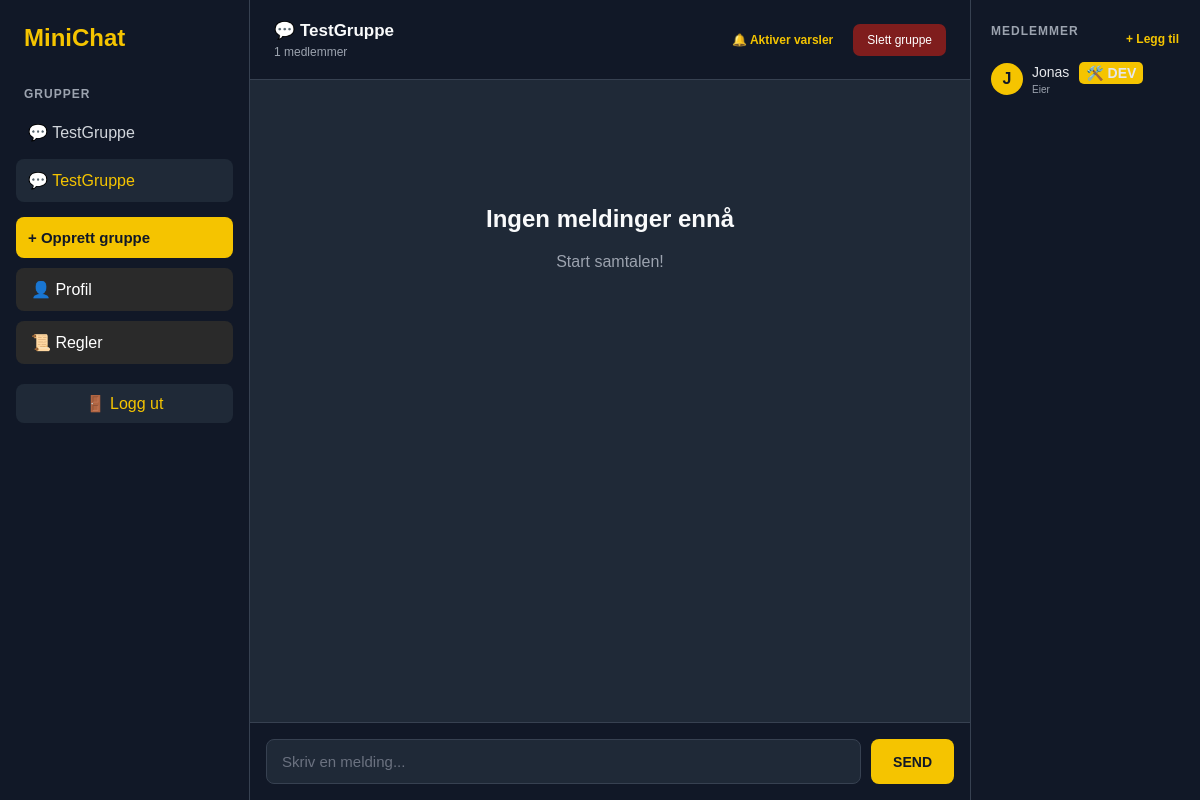
/group/6 (signed in), run on the app's committed database.
### tables this page shows
CREATE TABLE groups (
    id INTEGER PRIMARY KEY AUTOINCREMENT,
    name TEXT NOT NULL,
    owner_id INTEGER
);

CREATE TABLE users (
    id INTEGER PRIMARY KEY AUTOINCREMENT,
    username TEXT UNIQUE NOT NULL,
    password TEXT NOT NULL
, display_name TEXT, bio TEXT DEFAULT '', created_at TEXT, is_dev INTEGER DEFAULT 0);

### app.py (the view)
@app.route("/group/<int:group_id>")
def group(group_id):
    if "user_id" not in session:
        return redirect(url_for("login"))
    connection = get_database()
    membership = connection.execute("""
        SELECT *
        FROM group_members
        WHERE group_id = ? AND user_id = ?
    """, (group_id, session["user_id"])).fetchone()
    if not membership:
        connection.close()
        return redirect(url_for("home"))
    selected_group = connection.execute("""
        SELECT *
        FROM groups
        WHERE id = ?
    """, (group_id,)).fetchone()
    if not selected_group:
        connection.close()
        return redirect(url_for("home"))
    groups = connection.execute("""
        SELECT groups.*
        FROM groups
        JOIN group_members
        ON groups.id = group_members.group_id
        WHERE group_members.user_id = ?
        ORDER BY groups.name
    """, (session["user_id"],)).fetchall()
    messages = connection.execute("""
        SELECT
            messages.id,
            messages.content,
            messages.created_at,
            messages.user_id,
            messages.edited,
            users.username
        FROM messages
        JOIN users
        ON messages.user_id = users.id
        WHERE messages.group_id = ?
        ORDER BY messages.id ASC
    """, (group_id,)).fetchall()
    members = connection.execute("""
        SELECT
            users.id,
            users.username,
            users.is_dev
        FROM users
        JOIN group_members
        ON users.id = group_members.user_id
        WHERE group_members.group_id = ?
        ORDER BY users.username
    """, (group_id,)).fetchall()
    connection.close()
    return render_template(
        "index.html",
        username=session["username"],
        groups=groups,
        selected_group=selected_group,
        messages=messages,
        members=members
    )

### app.py (called while the page is built)
def get_database():
    connection = sqlite3.connect("database.db")
    connection.row_factory = sqlite3.Row
    return connection

### templates/index.html (shortened to what this page needs)
<!DOCTYPE html>
<html lang="no">
<head>
    <link
        rel="stylesheet"
        href="{{ url_for('static', filename='style.css') }}"
    >
</head>
<body data-user-id="{{ session['user_id'] }}">
<div class="app">
    <aside class="sidebar">
        <h1>MiniChat</h1>
        <h3>GRUPPER</h3>
        <div class="groups">
            {% if groups %}
                {% for group in groups %}
                    <a
                        href="{{ url_for('group', group_id=group['id']) }}"
                        class="group-button {% if selected_group and selected_group['id'] == group['id'] %}active{% endif %}"
                    >
                        💬 {{ group["name"] }}
                    </a>
                {% endfor %}
            {% else %}
                <p class="no-groups">
                    Du er ikke med i noen grupper.
                </p>
            {% endif %}
        </div>
        <button
            class="create-group-button"
            onclick="openGroupWindow()"
        >
            + Opprett gruppe
        </button>
        <a
            href="{{ url_for('profile') }}"
            class="profile-link"
        >
            👤 Profil
        </a>
        <a
    href="{{ url_for('rules') }}"
    class="profile-link"
>
    📜 Regler
</a>
        <a
            href="{{ url_for('logout') }}"
            class="logout-button"
        >
            🚪 Logg ut
        </a>
    </aside>
    <main class="chat">
        {% if selected_group %}
            <header class="chat-header">
                <div>
                    <div>
                        💬 {{ selected_group["name"] }}
                    </div>
                    <small>
                        {{ members|length }} medlemmer
                    </small>
                </div>
                <div class="chat-header-buttons">
                    <button
                        class="notification-button"
                        onclick="enableNotifications()"
                    >
                        🔔 Aktiver varsler
                    </button>
                    {% if selected_group["owner_id"] == session["user_id"] %}
                        <form
                            action="{{ url_for('delete_group', group_id=selected_group['id']) }}"
                            method="POST"
                            onsubmit="return confirm('Er du sikker på at du vil slette denne gruppen?');"
                        >
                            <button
                                type="submit"
                                class="delete-group-button"
                            >
                                Slett gruppe
                            </button>
                        </form>
                    {% endif %}
                </div>
            </header>
            <section
                class="messages"
                id="messages"
                data-group-id="{{ selected_group['id'] }}"
            >
                {% if messages %}
                    {% for message in messages %}
                        <div
                            class="message"
                            data-message-id="{{ message['id'] }}"
                        >
                            <div class="message-top">
                                <strong>
                                    {{ message["username"] }}
                                </strong>
                                {% if message["user_id"] == session["user_id"] %}
                                    <div class="message-actions">
                                        <button
                                            type="button"
                                            class="message-menu-button"
                                            data-edit-message="{{ message['id'] }}"
                                            title="Rediger melding"
                                        >
                                            ✏️
                                        </button>
                                        <button
                                            type="button"
                                            class="message-menu-button delete-message-button"
                                            data-delete-message="{{ message['id'] }}"
                                            title="Slett melding"
                                        >
                                            🗑️
                                        </button>
                                    </div>
                                {% endif %}
                            </div>
                            <p class="message-content">
                                {{ message["content"] }}
                            </p>
                            {% if message["edited"] %}
                                <small class="edited-label">
                                    redigert
                                </small>
                            {% endif %}
                            <small>
                                {{ message["created_at"] }}
                            </small>
                        </div>
                    {% endfor %}
                {% else %}
                    <div class="empty-chat">
                        <h2>
                            Ingen meldinger ennå
                        </h2>
                        <p>
                            Start samtalen!
                        </p>
                    </div>
                {% endif %}
            </section>
            <footer class="message-box">
                <form
                    action="{{ url_for('send_message') }}"
                    method="POST"
                >
                    <input
                        type="text"
                        name="content"
                        placeholder="Skriv en melding..."
                        autocomplete="off"
                        required
                    >
                    <button type="submit">
                        SEND
                    </button>
                </form>
            </footer>
        {% endif %}
    </main>
    {% if selected_group %}
        <aside class="members-sidebar">
            <div class="members-header">
                <h3>
                    MEDLEMMER
                </h3>
                {% if selected_group["owner_id"] == session["user_id"] %}
                    <button
                        class="add-member-button"
                        onclick="openMemberWindow()"
                    >
                        + Legg til
                    </button>
                {% endif %}
            </div>
            {% for member in members %}
                <div class="member">
                    <div class="member-info">
                        <div class="avatar">
                            {{ member["username"][0]|upper }}
                        </div>
<span>
    <a
        href="{{ url_for('public_profile', user_id=member['id']) }}"
        class="member-profile-link"
    >
        {{ member["username"] }}
    </a>
    {% if member["is_dev"] %}
        <span class="dev-badge">🛠️ DEV</span>
    {% endif %}
    {% if member["id"] == selected_group["owner_id"] %}
        <small>
            Eier
        </small>
    {% endif %}
</span>
                    </div>
                </div>
            {% endfor %}
        </aside>
    {% endif %}
</div>
</body>
</html>

### static/style.css (style rules this page uses)
* { box-sizing: border-box; }
body { margin: 0; font-family: Arial, sans-serif; background: #111827; color: #F9FAFB; }
.app { display: flex; height: 100vh; }
.sidebar { width: 250px; background: #111827; border-right: 1px solid #374151; padding: 24px 16px; }
.sidebar h1 { margin: 0 0 35px 8px; color: #F5C400; font-size: 24px; }
.sidebar h3 { margin: 0 0 10px 8px; color: #9CA3AF; font-size: 12px; letter-spacing: 1px; }
.sidebar button { display: block; width: 100%; padding: 12px; margin-bottom: 5px; border: none; border-radius: 8px; background: transparent; color: #D1D5DB; text-align: left; font-size: 15px; cursor: pointer; transition: 0.2s; }
.chat { flex: 1; display: flex; flex-direction: column; background: #1F2937; }
.chat-header { padding: 20px 24px; background: #111827; border-bottom: 1px solid #374151; font-size: 17px; font-weight: bold; }
.messages { flex: 1; padding: 25px; overflow-y: auto; }
.message-box { display: flex; gap: 10px; padding: 16px; background: #111827; border-top: 1px solid #374151; }
.message-box input { flex: 1; padding: 13px 15px; border: 1px solid #374151; border-radius: 8px; background: #1F2937; color: white; font-size: 15px; outline: none; }
.message-box input::placeholder { color: #6B7280; }
.message-box button { padding: 0 22px; border: none; border-radius: 8px; background: #F5C400; color: #111827; font-size: 14px; font-weight: bold; cursor: pointer; transition: 0.2s; }
.message-box form { display: flex; width: 100%; gap: 10px; }
.message-box form input { flex: 1; }
.logout-button { display: block; margin-top: 20px; padding: 10px; text-align: center; border-radius: 8px; background: #1F2937; color: #F5C400; text-decoration: none; }
.create-group-button { margin-top: 15px; background: #F5C400 !important; color: #111827 !important; font-weight: bold; }
.group-button { display: block; width: 100%; padding: 12px; margin-bottom: 5px; border-radius: 8px; color: #D1D5DB; text-decoration: none; transition: 0.2s; }
.group-button.active { background: #1F2937; color: #F5C400; }
.chat-header { display: flex; justify-content: space-between; align-items: center; }
.chat-header small { display: block; margin-top: 4px; color: #9CA3AF; font-size: 12px; font-weight: normal; }
.delete-group-button { padding: 9px 14px; border: none; border-radius: 7px; background: #7F1D1D; color: white; font-size: 12px; cursor: pointer; }
.members-sidebar { width: 230px; padding: 24px 15px; background: #111827; border-left: 1px solid #374151; }
.members-sidebar h3 { margin: 0 0 15px 5px; color: #9CA3AF; font-size: 12px; letter-spacing: 1px; }
.member { display: flex; align-items: center; justify-content: space-between; padding: 9px 5px; margin-bottom: 4px; border-radius: 7px; }
.member-info { display: flex; align-items: center; gap: 9px; min-width: 0; }
.avatar { width: 32px; height: 32px; display: flex; align-items: center; justify-content: center; border-radius: 50%; background: #F5C400; color: #111827; font-weight: bold; }
.member-info span { color: #E5E7EB; font-size: 14px; }
.member-info span small { display: block; color: #9CA3AF; font-size: 10px; }
.empty-chat { text-align: center; margin-top: 100px; color: #9CA3AF; }
.empty-chat h2 { color: #F9FAFB; }
.members-header { display: flex; align-items: center; justify-content: space-between; }
.add-member-button { border: none; background: transparent; color: #F5C400; font-size: 12px; font-weight: bold; cursor: pointer; }
.chat-header-buttons { display: flex; align-items: center; gap: 10px; }
.notification-button { border: none; background: transparent; color: #F5C400; font-size: 12px; font-weight: bold; cursor: pointer; padding: 8px 10px; border-radius: 6px; }
.profile-link { display: block; text-decoration: none; color: white; padding: 12px 15px; margin-top: 10px; border-radius: 8px; background: #2a2a2a; transition: 0.2s; }
.member-profile-link { color: inherit; text-decoration: none; cursor: pointer; }
.dev-badge { display: inline-block; margin-left: 6px; padding: 3px 7px; border-radius: 5px; background: #F5C400; color: #111827; font-size: 11px; font-weight: bold; vertical-align: middle; }

### data on the page
groups: name "TestGruppe"
groups: name "TestGruppe"
users: username "J", username "Jonas", is_dev "🛠️ DEV", shows "Eier"

### other printed values
{{ members|length }} "1"
